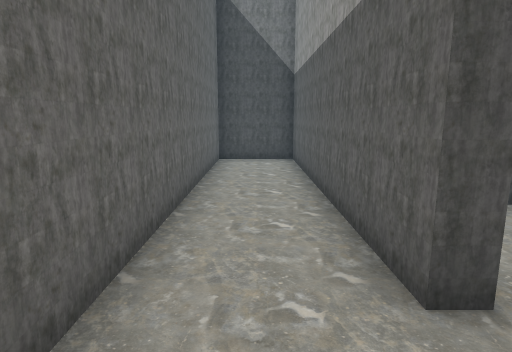
View 1 (above)

24 first-person views from a walk through a 3-D level made in the Godot game engine. The camera is 1.4 m above the floor, tilts 10° down and sees 75° across. Doors that lead somewhere are drawn open, without their leaves. The floor is counted in squares, 1 m on a side. Each view is taken from the middle of a square. On the plan, view 1 faces up. The plan holds only what a view shows up to about 15 squares ahead; the rest is blank. The place goes on beyond the plan. Flat picture figures and markers are not drawn.

View 2
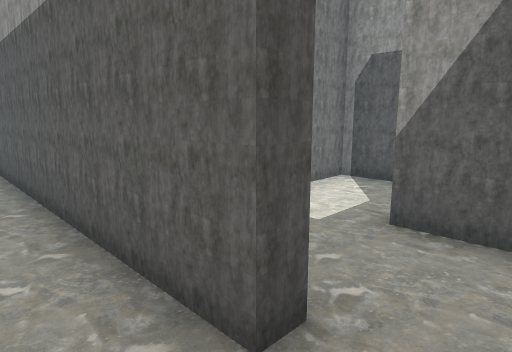

View 3
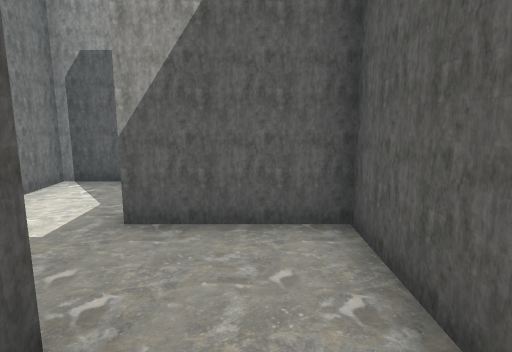

View 4
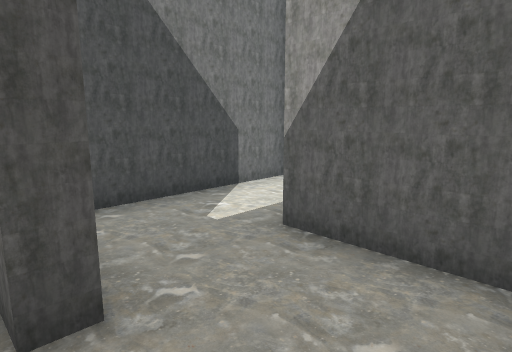

View 5
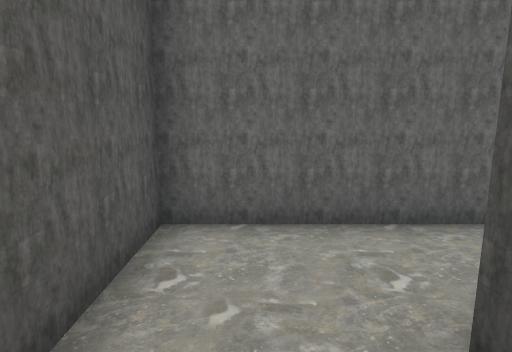

View 6
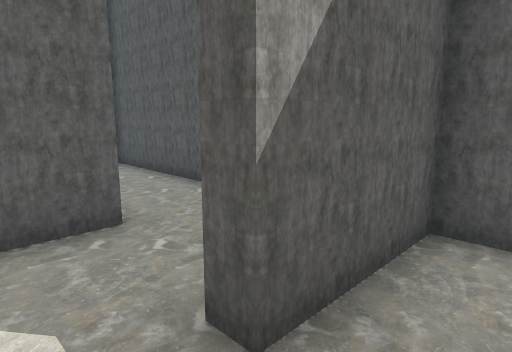

View 7
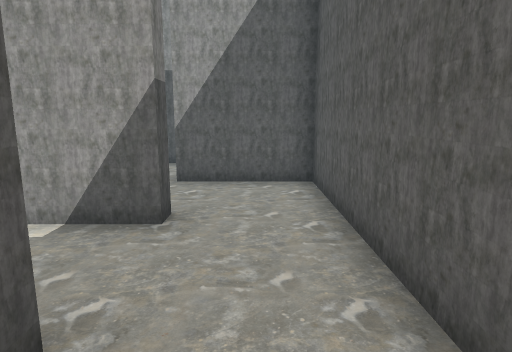

View 8
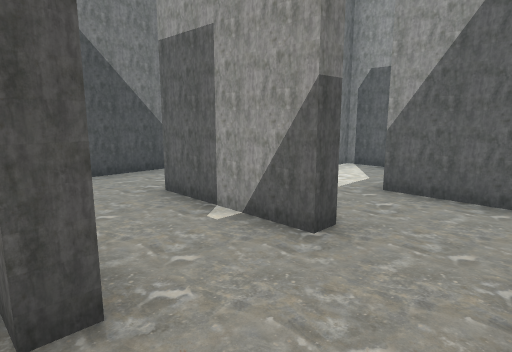

View 9
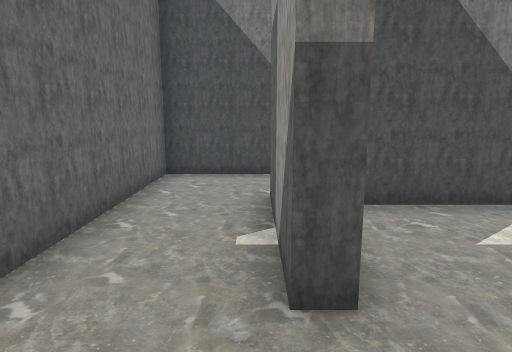

View 10
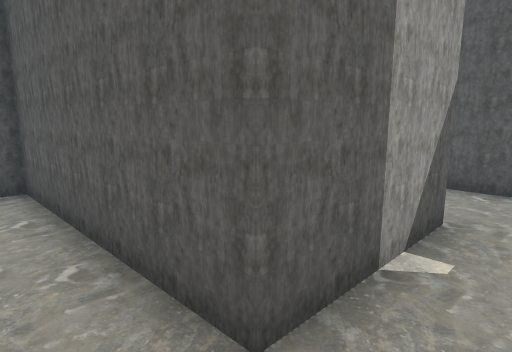

View 11
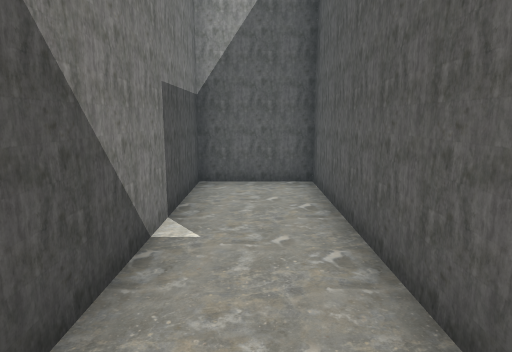

View 12
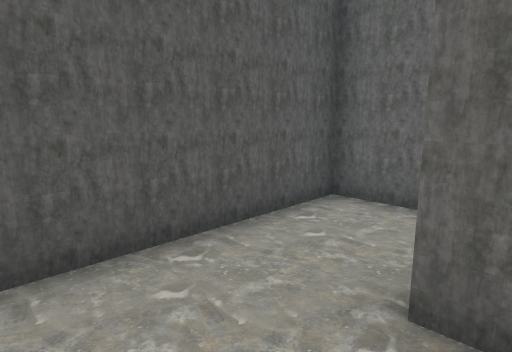

View 13
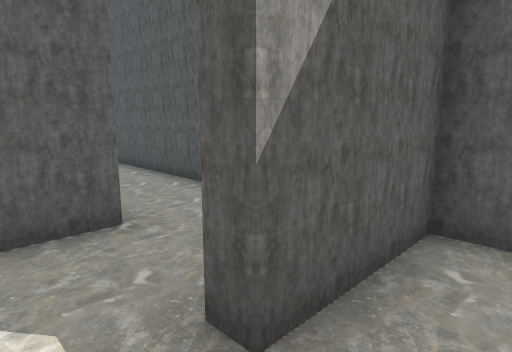

View 14
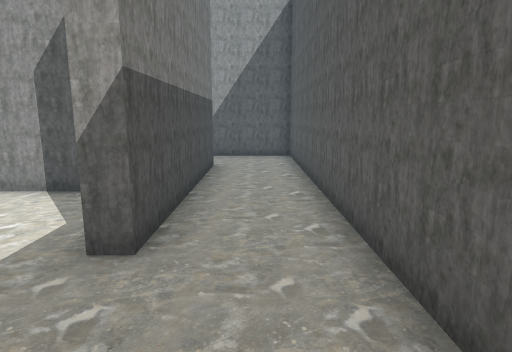

View 15
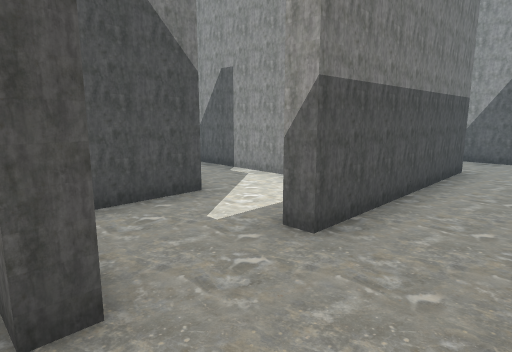

View 16
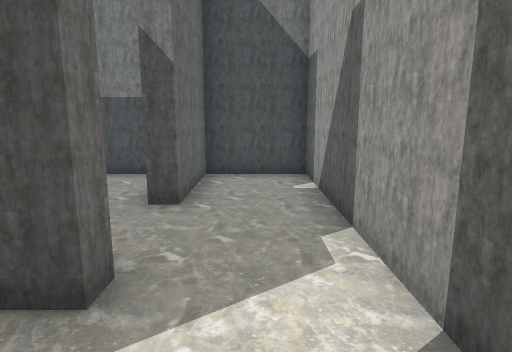

View 17
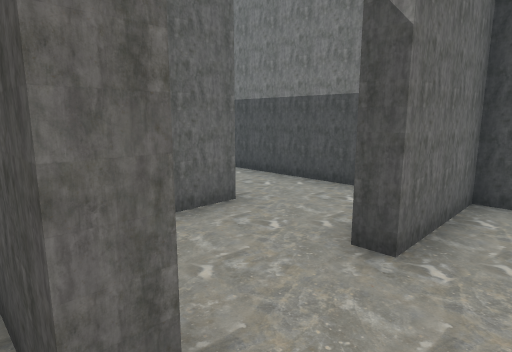

View 18
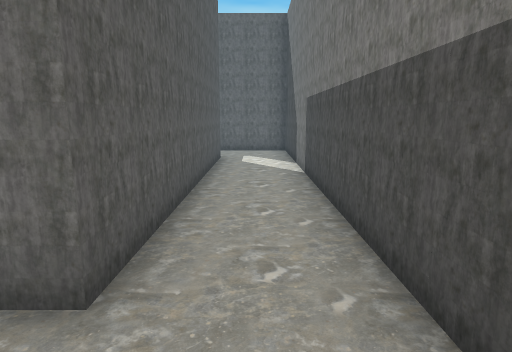

View 19
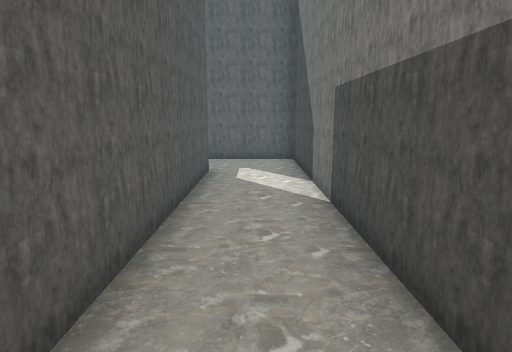

View 20
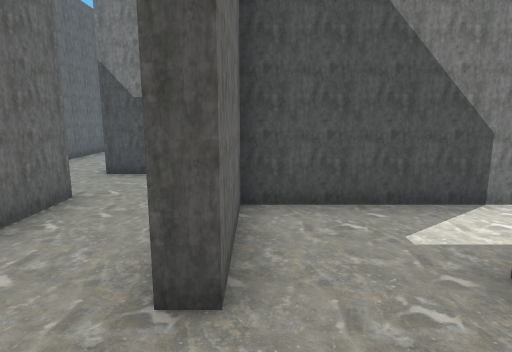

View 21
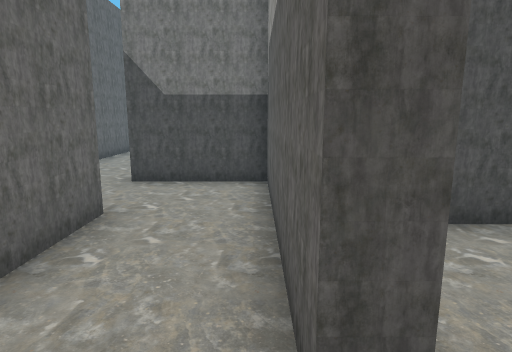

View 22
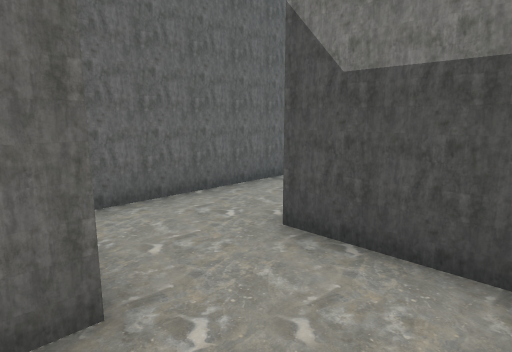

View 23
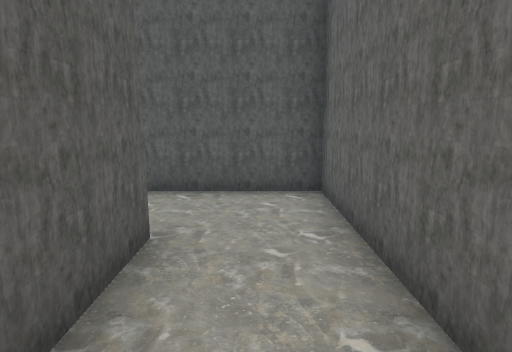

View 24
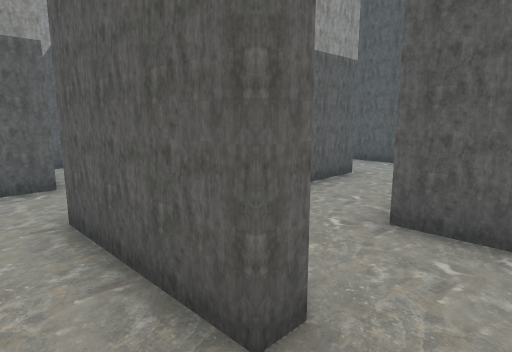

### Floor plan
Points are (right, up) in squares from view 1. A wall is a line through its corners. A room is listed if a view was taken in it or the views show most of it. See-through windows are left out.
Room 1 (views 1, 2, 3, 4, 5, 6)
walls: (1.9, 2.2) (1.3, 2.2) (1.3, 11.3) (-1.2, 11.3) (-1.2, -0.3) (4.2, -0.3) (4.2, 2.7) (4.8, 2.7); (5.5, 5.2) (2.8, 5.2)
ways out: opening at (5, 3.5) to room 2
Room 2 (views 7, 8, 9, 10, 11, 12, 13)
walls: (10.9, 2.2) (10.2, 2.2) (10.2, 5.7) (16.2, 5.7) (16.2, 8.2) (7.8, 8.2) (7.8, 2.2) (7.2, 2.2) (7.2, 5.2) (5.5, 5.2); (14.1, 5.2) (11.8, 5.2); (4.7, 1.4) (4.7, -0.3) (13.2, -0.3) (13.2, 2.7) (13.8, 2.7)
ways out: opening at (5, 3.5) to room 1; opening at (14, 3.5) to room 3
Room 3 (views 14, 15, 16, 17, 18, 19, 20, 21, 22, 23)
walls: (16.9, 2.2) (16.2, 2.2) (16.2, 5.2) (15.8, 5.2); (19.8, 5.9) (19.8, 5.2) (17.8, 5.2); (17.5, -0.3) (28.3, -0.3) (28.3, 2.9); (22.3, 4.2) (22.3, 11.3) (19.8, 11.3) (19.8, 8.2) (19.2, 8.2); (18.4, 11.3) (4.7, 11.3) (4.7, 8.2) (4.2, 8.2) (4.2, 14.3) (2.5, 14.3); (25.8, 2.2) (19.3, 2.2) (19.3, 2.8); (7.2, 8.8) (16.8, 8.8) (16.8, 7.5); (1.8, 11.7) (1.8, 5.7) (5.6, 5.7)
ways out: opening at (14, 3.5) to room 2; opening at (2, 12.5) to room 5
Room 4 (view 24)
walls: (7.2, 14.1) (7.2, 15.1); (1.3, 14.3) (1.3, 14.7) (4.8, 14.7); (-1.2, 16.4) (-1.2, 14.4)
ways out: opening at (0.5, 14) to room 5; opening at (0.5, 17); opening at (6.5, 14)
Room 5 (no view inside)
walls: (0.5, 11.7) (1.8, 11.7); (2.5, 14.3) (1.3, 14.3); (-1.2, 14.4) (-1.2, 12.7)
ways out: opening at (2, 12.5) to room 3; opening at (0.5, 14) to room 4

Where each view was taken, in squares from view 1:
view 1: 0 up, 0 right, facing up
view 2: 1 up, 0 right, facing up-right
view 3: 1 up, 0 right, facing right
view 4: 0 up, 1 right, facing up-right
view 5: 1 up, 3 right, facing left
view 6: 4 up, 3 right, facing down-right
view 7: 1 up, 6 right, facing right
view 8: 0 up, 7 right, facing up-right
view 9: 0 up, 10 right, facing up
view 10: 7 up, 9 right, facing down-right
view 11: 7 up, 9 right, facing right
view 12: 3 up, 10 right, facing down-left
view 13: 4 up, 12 right, facing down-right
view 14: 1 up, 16 right, facing right
view 15: 0 up, 16 right, facing up-right
view 16: 3 up, 21 right, facing up
view 17: 5 up, 21 right, facing up-left
view 18: 10 up, 19 right, facing left
view 19: 10 up, 16 right, facing left
view 20: 6 up, 5 right, facing up
view 21: 7 up, 4 right, facing up
view 22: 11 up, 4 right, facing up-left
view 23: 12 up, 3 right, facing down
view 24: 16 up, 0 right, facing down-right
